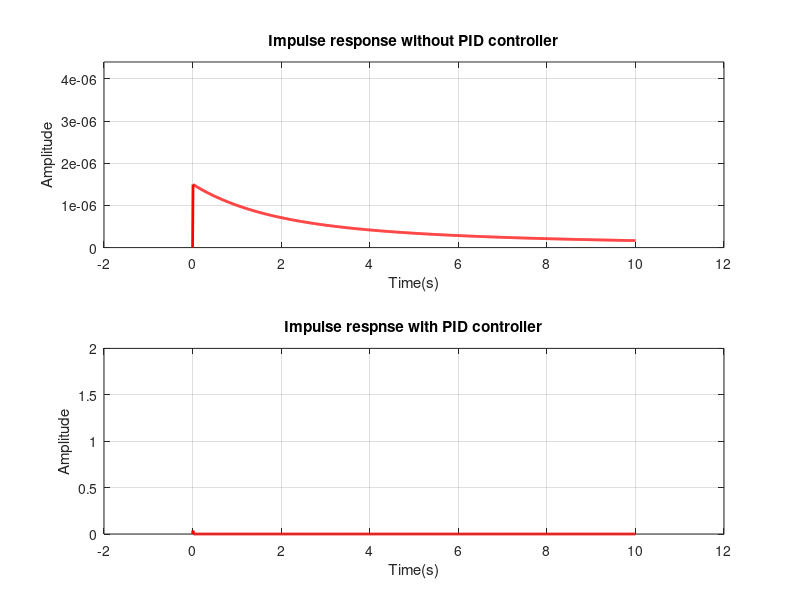

The MATLAB script that drew this image:
clc
clear 
close all
% e. Design a PID controller and show the response of the system using PID
% controller. compare the result obtained in part d and e.

num=[0.0003 0.0001242 0.000002364];
denum=[1 0.849 0.1274 0.0005188];
G=tf(num,denum);

%pid controller
kp=9122576.98335;
ki=1;
kd=1;
pid_controller=pid(kp,ki,kd);

% Impulse response before PID controller for compersion.
t = 0:0.01:10;
feedback_system=feedback(G,1);
impulse_signal = [1, zeros(1, length(t)-1)];  
[Y_impulse, T_impulse] = lsim(feedback_system, impulse_signal, t);

% Impulse response after PID controller.
pid_controlled_feedback_system_i=feedback(pid_controller*G,1);
[Y_impulse_pid, T_impulse_pid] = lsim(pid_controlled_feedback_system_i, impulse_signal, t);

%plotting
subplot(2,1,1);
plot(T_impulse, Y_impulse, 'r', 'LineWidth', 2);
title('Impulse response without PID controller');
xlabel('Time(s)');
ylabel('Amplitude');
axis([-2 12 0 0.0000044]);
grid on


subplot(2,1,2);
plot(T_impulse_pid, Y_impulse_pid, 'r', 'LineWidth', 2);
title('Impulse respnse with PID controller');
xlabel('Time(s)');
ylabel('Amplitude');
axis([-2 12 0 2]);
grid on
